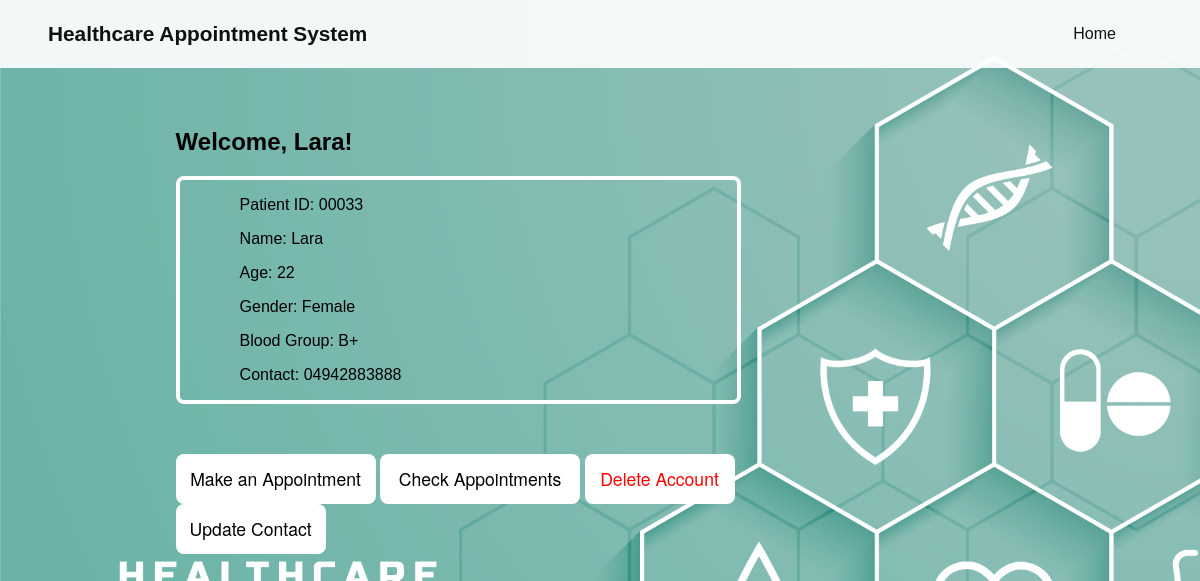
The page /patient_details.php (signed in) on the database its author committed.
### tables this page shows
CREATE TABLE `patient` (
  `id` int(5) UNSIGNED ZEROFILL NOT NULL,
  `name` varchar(30) NOT NULL,
  `age` int(11) NOT NULL,
  `gender` enum('Male','Female') NOT NULL,
  `bloodgroup` enum('A+','A-','B+','B-','AB+','AB-','O+','O-') NOT NULL,
  `contact` varchar(11) NOT NULL,
  `password` varchar(30) NOT NULL
);

### patient_details.php (the view, shortened to what this page needs)
<?php
    require_once("php_scripts/connect.php");
    $id = $_SESSION["id"];
    $query = "SELECT id, name, age, gender, bloodgroup, contact FROM patient WHERE id = $id";
    $result = $conn->query($query);
    if ($result->num_rows == 1) {
        $row = $result->fetch_assoc();
        $patientId = $row["id"];
        $patientName = $row["name"];
        $age = $row['age'];
        $gender = $row['gender'];
        $bloodGroup = $row["bloodgroup"];
        $contact = $row["contact"];
    }
?>
<!DOCTYPE html>
<html lang="en">
<head>
    <link rel="stylesheet" href="styles/main_style.css">
    <link rel="stylesheet" href="styles/details.css">
</head>
<body>
    <div class="container">
    <div class="main-content">
            <header class="header-main">
                <div class="wrapper">
                    <section class="logo">
                        <h1 class="header-title">Healthcare Appointment System</h1>
                    </section>
                    <nav class="nav-horizontal" id="topnav">
                        <a href="index.php">Home</a>
                    </nav>
                </div>
            </header>
            <main>
                <div class="wrapbox">
                    <article class="article-one">
                        <header>
                            <h2>Welcome, <?php echo $patientName; ?>!</h2>
                            <div class="patient">
                                <div class="piece">
                                    <p>Patient ID: <?php echo $patientId; ?></p>
                                </div>
                                <div class="piece">
                                    <p>Name: <?php echo $patientName; ?></p>
                                </div>
                                <div class="piece">
                                    <p>Age: <?php echo $age; ?></p>
                                </div>
                                <div class="piece">
                                    <p>Gender: <?php echo $gender; ?></p>
                                </div>
                                <div class="piece">
                                    <p>Blood Group: <?php echo $bloodGroup; ?></p>
                                </div>
                                <div class="piece">
                                    <p>Contact: <?php echo $contact; ?></p>
                                </div>
                            </div>
                            <a href="forms/appointment_selecttest.php"><button type="button" id="app">Make an Appointment</button></a>
                            <a href="check_patient_appointments.php"><button type="button" id="app">Check Appointments</button></a>
                            <a href="php_scripts/delete_patient.php"><button style="color: red; height: 50px; width:150px;" type="button" id="app">Delete Account</button></a>
                            <a href="#"><button style="height: 50px; width:150px;" type="button" id="showButton" onclick="showForm()">Update Contact</button></a>
                        </header>
                    </article>
                </div>
            </main>
        </div>
    </div>
</body>
</html>

### styles/main_style.css (style rules this page uses)
body { padding-top: 50px; font-family: 'Montserrat', sans-serif; background-image: url(../assets/26363.png); background-size: cover; background-attachment: fixed; }
.nav-horizontal { display: flex; align-items: center; padding: 20px; }
.nav-horizontal a { color: black; padding: 0px 1rem; text-decoration: none; }
.header-main { position: absolute; top: 0; left: 0; right: 0; transition: background-color 0.5s ease; }
#topnav a { display: inline-block; padding: 0.3rem 0.5rem; background-color: rgb(255, 255, 255); border-radius: 4px; color: black; text-decoration: none; margin-right: 8px; transition: background-color 0.5s ease, box-shadow 0.5s ease, color 0.5s ease; }
.wrapper { max-width: 1400px; padding: 0px 4vw; margin: 0px auto; }
.wrapbox { border-radius: 8px; width: 80%; margin-top: 70px; margin-left: 70px; padding: 2rem; }
.logo { display: flex; align-items: center; vertical-align:top; }
.logo h1 { font-size: 1.3rem; margin: 0px; }
.header-main .wrapper { display: flex; justify-content: space-between; align-items: center; flex-wrap: wrap; }
.main-content { margin-bottom: 100px; }
.article-one header { padding: 2rem 8vw 6rem; }
.formsubmit, .article-one button { background-color: rgb(255, 255, 255); height: 50px; width: 200px; display: block; border: none; border-radius: 8px; margin: 0px auto; margin-top: 30px; overflow: hidden; position: relative; transition: background-color 0.5s ease, box-shadow 0.5s ease; font-family: "Helvetica Neue", Arial, sans-serif; font-size: 1.1rem; }
.article-one button { margin-top: 0%; display:inline-block; }

### styles/details.css (style rules this page uses)
.article-one { width: 80%; }
.article-one .patient { border: 4px solid white; border-radius: 8px; }
.article-one .patient .piece { margin-left: 60px; }
#app { margin-top: 50px; }
.wrapbox { margin-top: 20px; padding: 0.1rem; }
h2 { margin-top: 1rem; }

### rows shown on the page
patient: name "Lara", id "00033", age "22", gender "Female", bloodgroup "B+", contact "04942883888"
